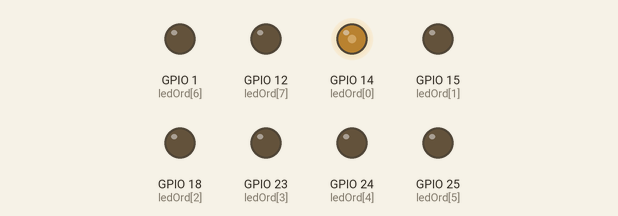
This program was run on a simulated Raspberry Pi (BCM pin numbers). Parts: output pins drawn as LEDs (lit = HIGH).

Above: at 0.05 s.
At 4.99 s:
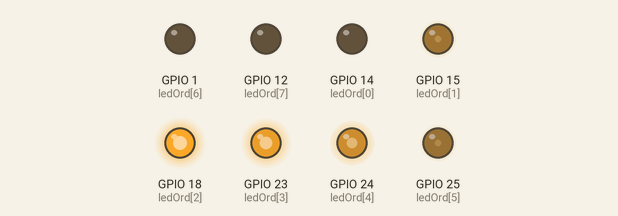
At 9.94 s:
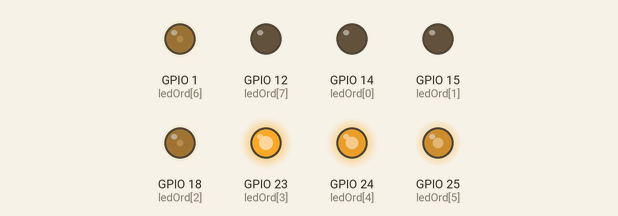
At 19.96 s:
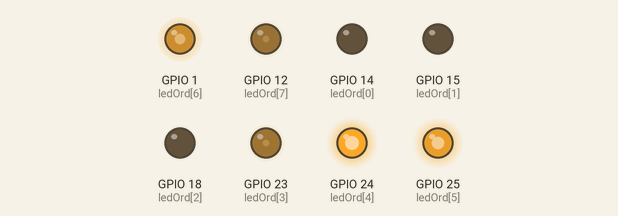
At 29.86 s:
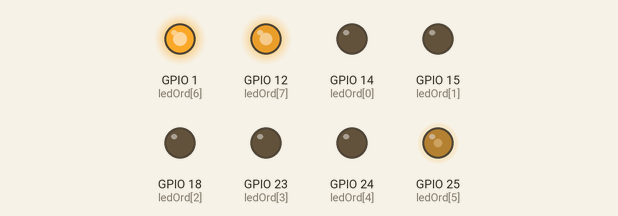
At 39.88 s:
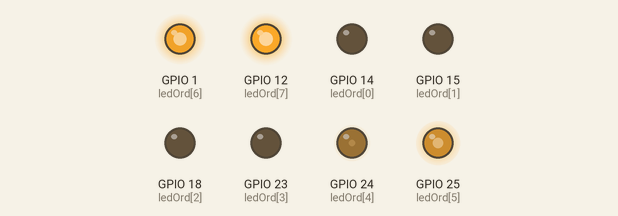
Timing chart, 0 to 40.0 s (numbered marks = the images above):
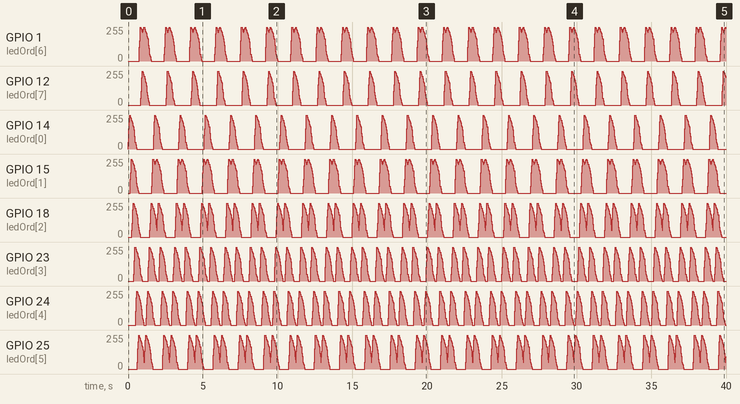

The program:

ledShows1.py
```python
#GPIO multi LED shows PWM way softly
import RPi.GPIO as GPIO
from time import sleep

class Taki: #a abstract light object that move by vec per doTurn, bounce at posMin, posMax
    def __init__(self, ratio, vec, pos, posMin, posMax):
        self.ratio = ratio
        self.vec = vec
        self.pos = pos
        self.posMin = posMin
        self.posMax = posMax

    def doTurn(self):
        self.pos += self.vec
        if self.pos >= self.posMax and self.vec > 0 :
            self.vec *= -1
        if self.pos <= self.posMin and self.vec < 0:
            self.vec *= -1

GPIO.setmode(GPIO.BCM)
GPIO.setwarnings(False)

#gpio pin# for led order list
ledOrd = [14, 15, 18, 23, 24, 25, 1, 12]

#init Light led
pwmObjs = []
for pin in ledOrd:
    GPIO.setup(pin, GPIO.OUT)
    #Param Ch, Frequency
    PwmObj = GPIO.PWM(pin, 1000)
    PwmObj.ChangeDutyCycle(0) # %on of 1 clock
    #make pwmObj list
    pwmObjs.append(PwmObj)

#init Taki objects
takis = [Taki(2, 1, -3, 0, 7),
         Taki(20, 1, -3, 0, 7),
         Taki(65, 1, -2, 0, 7),
         Taki(85, 1, -1, 0, 7),
         Taki(100, 1, -0, 0, 7),
         #Taki(2, -1, 11, 0, 7),
         #Taki(20, -1, 10, 0, 7),
         #Taki(65, -1, 9, 0, 7),
         #Taki(85, -1, 8, 0, 7),
         #Taki(100, -1, 7, 0, 7)
         ]

#print(pwmObjs)

# x frame per sec for sleep *a
frr = 0.1

# 1 frame transition step *b
frtr = 5

# transition step rate = *a / *b = ex) 0.01sec
trs = frr / frtr

#Animation Frame base
frame = [[],[]]

#clear Frame Base
for i in range(0,len(ledOrd)):
    frame[0].append(0)
    frame[1].append(0)
#print(frame)

#main loop
try:
    #for bl in range(20):
    while True:

        ##Render takis to frame[1], takis set to next turn
        #clear current Base
        for i in range(0,len(ledOrd)):
            frame[1][i] = 0
        #render
        for taki in takis:
            if 0 <= taki.pos < len(ledOrd) and taki.ratio >= frame[1][taki.pos] :
                frame[1][taki.pos] = taki.ratio
            taki.doTurn()
        #print(frame)

        #show currnet by led all
        for frst in range(0, frtr+1):
            for frame01 in range(0, len(ledOrd)):
                diffa = frame[1][frame01] - frame[0][frame01] #frame between value
                difdiv = diffa / frtr #frame between value by step
                brightness = frame[0][frame01] + difdiv * frst #step brightness
                pwmObjs[frame01].start(int(brightness))
                #print( "%3d " % (int(brightness)), end = " " ) #debug
            #print("") #debug
            sleep(trs)

        #flip to save current to past
        frame[0],frame[1] = frame[1],frame[0]

except Excepion:
    print(Exception)
    pass
for pwmObj in pwmObjs:
    pwmObj.stop()
GPIO.cleanup()

exit()
```

Measured:
- by itself, GPIO 1 (ledOrd[6]), GPIO 23 (ledOrd[3]), GPIO 24 (ledOrd[4]), GPIO 25 (ledOrd[5]): moves between 0/255 and 255/255, repeating every 1.7 s
